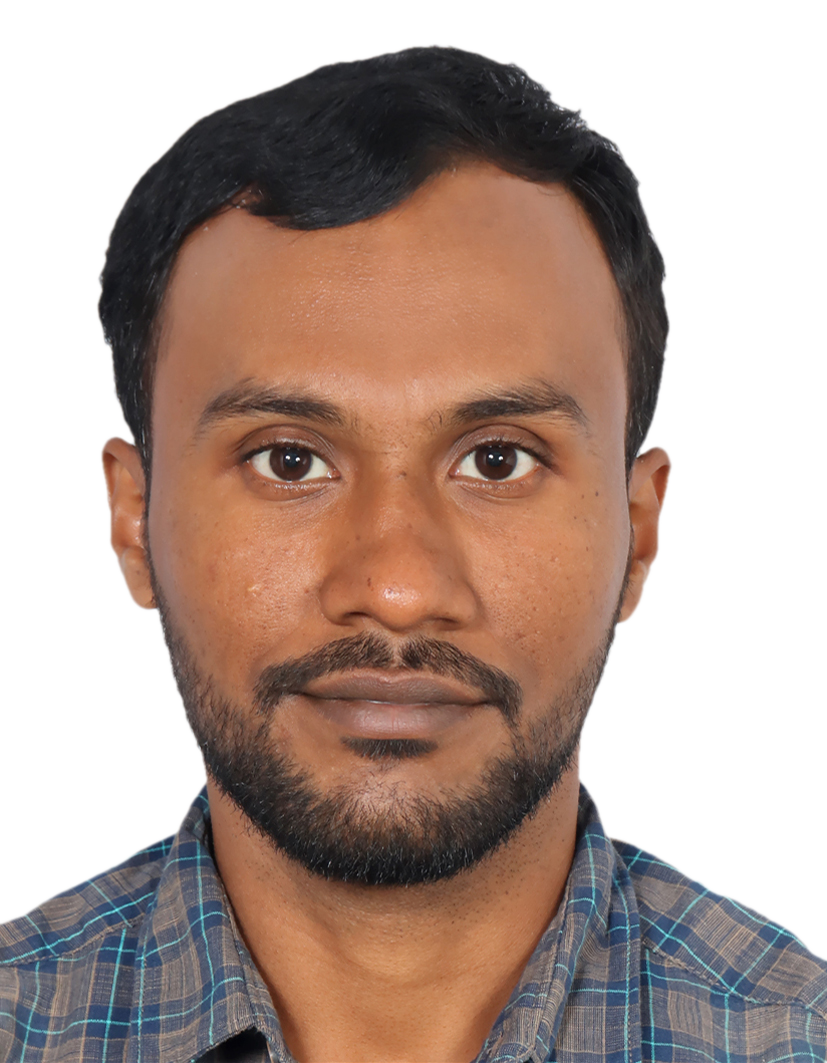
#> input picture portrait-cutout.png, 827 x 1063 px
$ python -i ascii_portrait.py   (imports and definitions only)
#> lines starting #> are read from the running program, lines starting #| are printed output that depends on the picture
#> further down, picture is the input picture: PIL image 827x1063 RGBA; mean R, G, B, A 178.7, 158.2, 149.1, 156.3
#!/usr/bin/env python3
"""Bake the hero portrait photo into the density grid the page renders from.

Run this after changing SOURCE or replacing the image it points at:

    python3 tools/ascii_portrait.py

Writes js/portrait-grid.js and prints an ASCII preview so the tuning constants
below can be adjusted by eye.
"""

import json
import sys
from pathlib import Path

import numpy as np
from PIL import Image, ImageDraw, ImageFilter, ImageFont

ROOT = Path(__file__).resolve().parent.parent
SOURCE = ROOT / "Arindam.jpg"
OUTPUT = ROOT / "js" / "portrait-grid.js"
# Background-free copy of SOURCE, shown as the dark theme's hero.
CUTOUT = ROOT / "portrait-cutout.png"

# Logical grid. Monospace cells are roughly 0.55 as wide as they are tall, so
# rows are derived from the image aspect corrected by that factor.
COLS = 112
# Must match the renderer, which sizes glyphs as min(cellH, cellW / 0.6): any
# lower and cells are taller than the glyph can fill, wasting vertical
# resolution. Keep the two in step.
CELL_ASPECT = 0.60

# Subject mask. Anything appreciably darker OR more colourful than the neutral
# backdrop is the subject; the backdrop is neither. Chroma is used only
# to decide subject-vs-background — never added to density, because skin is
# saturated and adding it flattens the shading that models the face.
MASK_LUMA = (0.16, 0.34)
MASK_CHROMA = (0.10, 0.22)

# Tone comes from luminance alone. These two constants are IMAGE-SPECIFIC —
# re-check them in the preview whenever SOURCE changes.
#
# The percentiles are taken over the masked subject, not the whole frame, and
# WHICH of the two is right depends on the backdrop. This photo is shot against
# paper-white — luma is exactly 1.0 and chroma exactly 0.0 over 38% of the frame
# — so whole-image percentiles return 0.118–1.000. Pinning the bright end to
# white drives the entire face into the dark half of the range: it comes out a
# flat mass with no modelling, and the shirt a solid slab. Over the subject the
# same percentiles give 0.104–0.631 and the face reads.
#
# A photo shot against a *light-grey wall* flips this back, and the previous
# source was one: there the wall leaks into the chroma mask, the "subject" spans
# the full 0–1 anyway, and normalising over it does nothing. If you swap in such
# an image and the face goes flat, try the whole frame — `np.percentile(luma, …)`.
TONE_CLIP = (4.0, 96.0)
TONE_GAMMA = 0.9

# Minimum ink for anything inside the mask, so the subject's lightest areas —
# forehead, cheeks — stay present instead of dissolving into the backdrop. This
# is the single dial for "how visible is the subject at its lightest"; raising it
# lifts them without touching the background, whose mask is ~0. It mattered more
# for a pale-shirted subject than it does here; lower it toward 0.12 if the face
# reads too heavy.
FLOOR = 0.22

# Column is treated as holding subject when above this share of the densest one.
INK_THRESHOLD = 0.06

LEVELS = 64
ALPHABET = "0123456789ABCDEFGHIJKLMNOPQRSTUVWXYZabcdefghijklmnopqrstuvwxyz+-"

# Everything the pool may be drawn from, filtered below by measured ink coverage.
CANDIDATES = ("abcdefghijklmnopqrstuvwxyz"
              "ABCDEFGHIJKLMNOPQRSTUVWXYZ"
              "0123456789"
              ".,:;'\"`^~-_+=<>*#%@$&/\\|()[]{}?!")
# The browser draws every cell from ONE pool and lets opacity carry the tone,
# rather than picking a heavier glyph for darker cells. Glyph weight can't convey
# darkness and stay varied: ink coverage spans only 0.0107–0.1421, so the darkest
# cells would be stuck with `N B @ M W` — no lowercase, no small digits.
#
# Members are taken from a mid-coverage band so they all lay down near-identical
# ink. That is what makes a uniform random pick safe: swapping one glyph for
# another doesn't shift the cell's brightness.
POOL_BAND = 0.35  # fraction of the coverage range to keep, centred
# Members must also SPREAD their ink, not just have the right amount of it: a
# glyph like `|` packs it into a thin bar and reads as a directional streak
# rather than even tone. Minimum share of the cell box the ink must span.
POOL_MIN_SPREAD = 0.45
MONO_FONT = "/System/Library/Fonts/Menlo.ttc"
FALLBACK_POOL = "=><|?ilc[]vLjz7x*t{}fsTJY1CunyFI2oe3wVhk%5Za4SXP$E"
FALLBACK_WEIGHTS = [1.0] * len(FALLBACK_POOL)

# Tone in the terminal preview only — see preview().
PREVIEW_RAMP = " .:-=+*#%@"

# [1 line not run here, left out]


# [48 lines left out: function build_pool, not called in this run]


def smoothstep(x, edge0, edge1):
    t = np.clip((x - edge0) / (edge1 - edge0), 0.0, 1.0)
    return t * t * (3.0 - 2.0 * t)


def build_grid(image):
    # Crisp the eye and mouth edges before the downsample averages them away.
    image = image.filter(ImageFilter.UnsharpMask(radius=3, percent=90, threshold=2))
    a = np.asarray(image, dtype=np.float32) / 255.0

    luma = 0.2126 * a[..., 0] + 0.7152 * a[..., 1] + 0.0722 * a[..., 2]
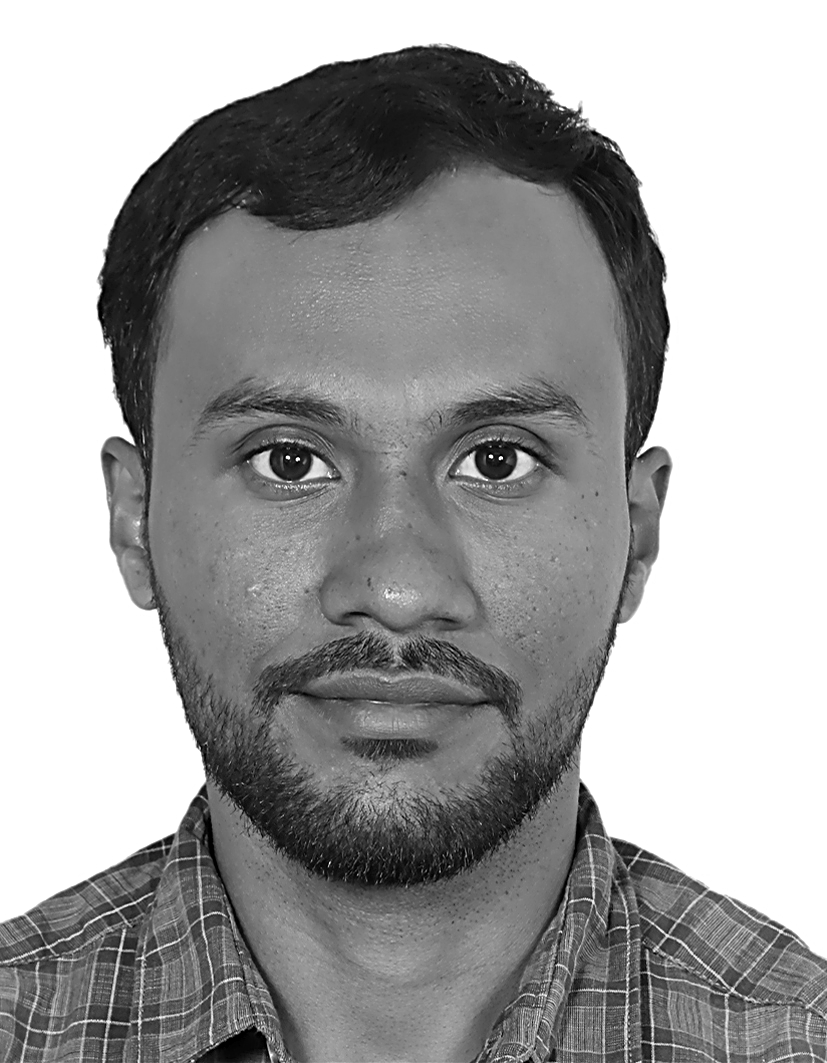
#> luma: shape (1063, 827) float32; min 0, max 1, mean 0.634
    top = a.max(axis=2)
    chroma = np.where(top > 0, (top - a.min(axis=2)) / np.maximum(top, 1e-6), 0.0)
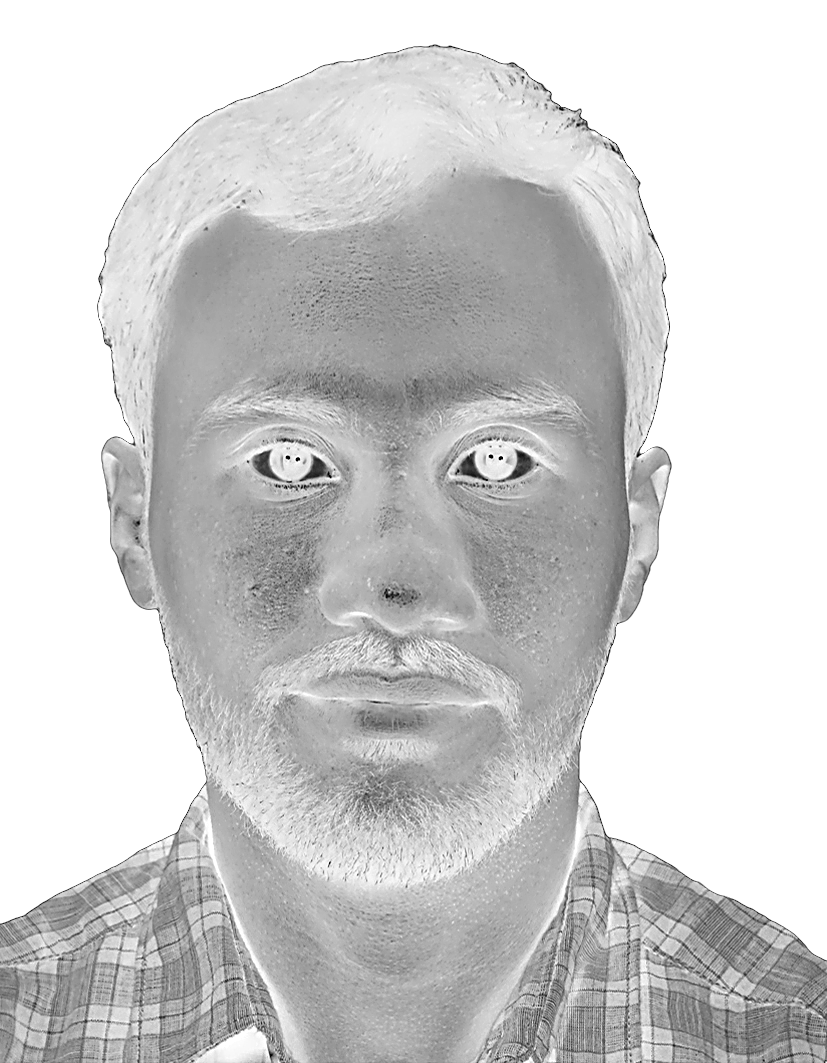
#> chroma: shape (1063, 827) float32; min 0, max 1, mean 0.811

    mask = np.maximum(smoothstep(1.0 - luma, *MASK_LUMA),
                      smoothstep(chroma, *MASK_CHROMA))
#> in smoothstep, `t = np.clip((x - edge0) / (edge1 - edge0), 0.0, 1.0)`:
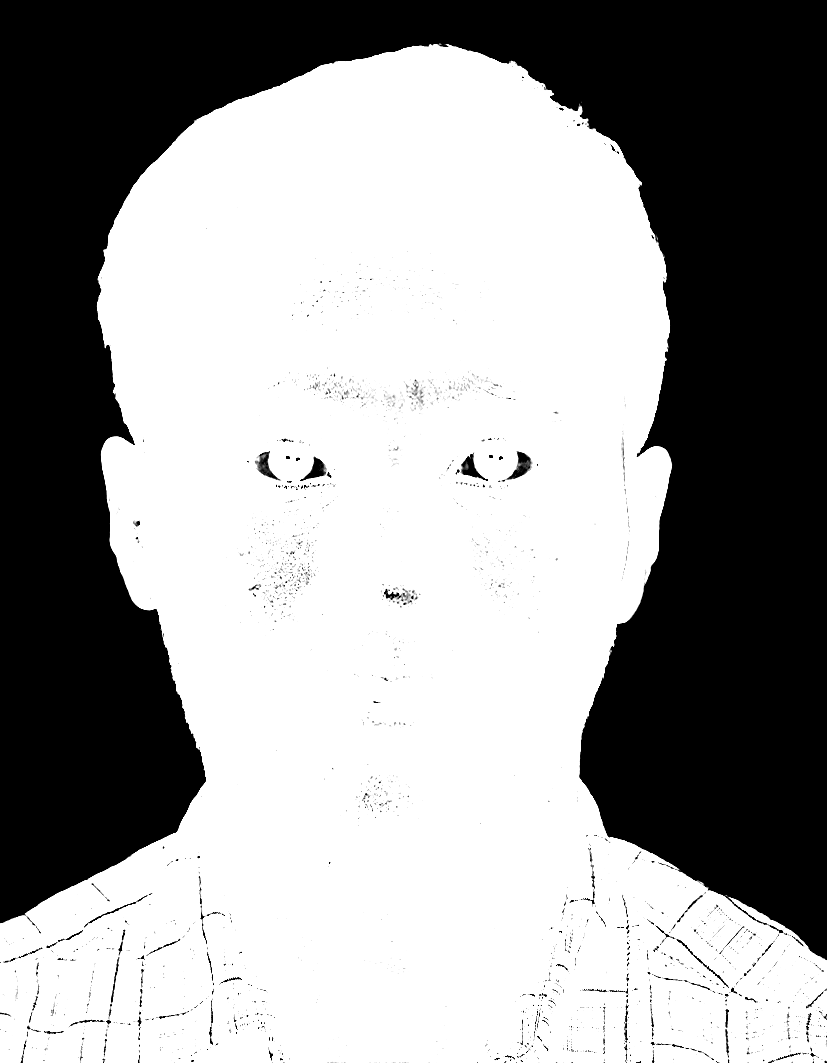
#> t: shape (1063, 827) float32; min 0, max 1, mean 0.61
    # Despeckle so the backdrop gradient doesn't sparkle.
    mask = np.asarray(
        Image.fromarray((mask * 255).astype(np.uint8)).filter(ImageFilter.MedianFilter(7)),
        dtype=np.float32,
    ) / 255.0

    # Fall back to the whole frame if the mask caught nothing, so a badly tuned
    # MASK_* pair fails as a washed-out preview rather than an empty-slice error.
    subject = luma[mask > 0.5]
    lo, hi = np.percentile(subject if subject.size else luma, TONE_CLIP)
#> lo = 0.118; hi = 1
    tone = np.clip((hi - luma) / max(hi - lo, 1e-6), 0.0, 1.0) ** TONE_GAMMA
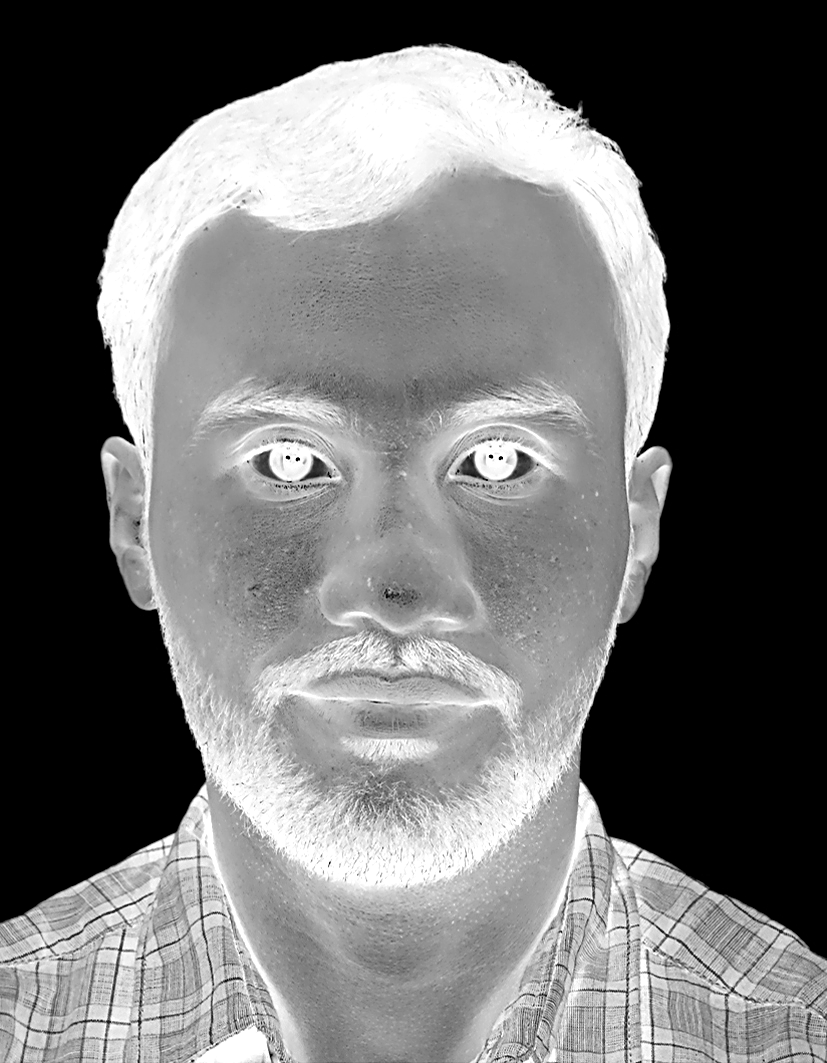
#> tone: shape (1063, 827) float32; min 0, max 1, mean 0.429
    density = mask * (FLOOR + (1.0 - FLOOR) * tone)
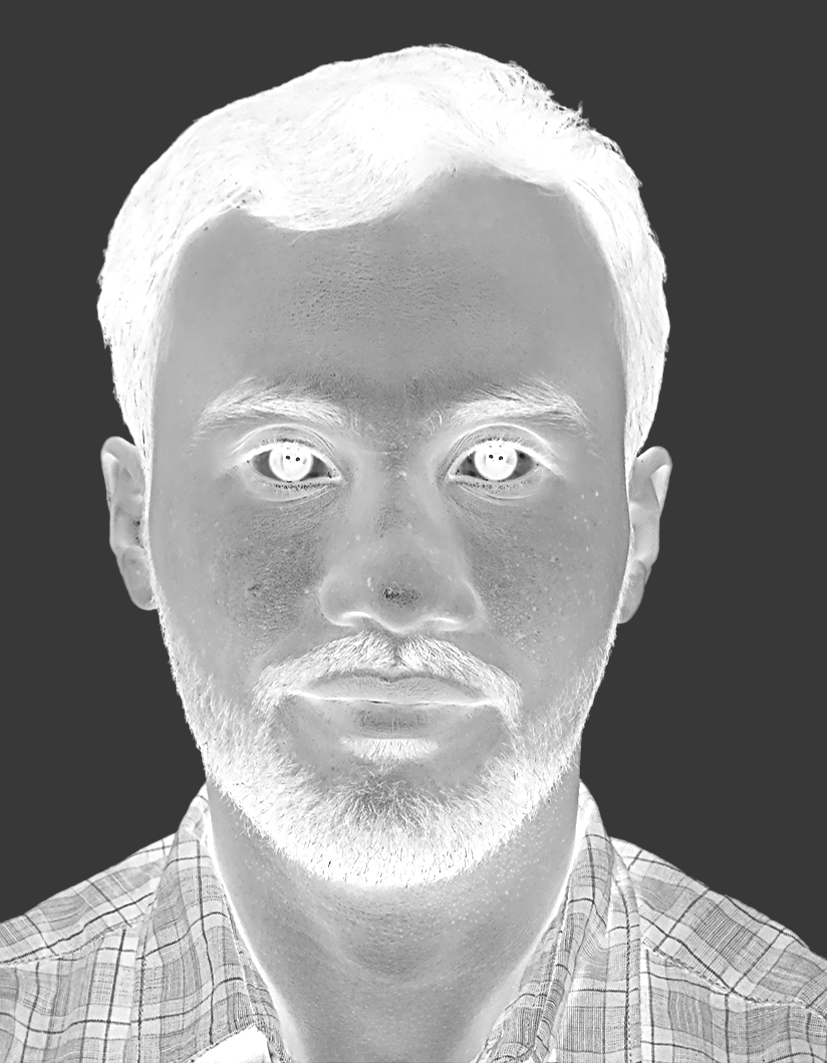
#> density: shape (1063, 827) float32; min 0.0943, max 1, mean 0.555

    # Average the full-resolution density into cells, so fine structure that a
    # downsample-then-measure order would lose still reaches the grid.
    rows = max(1, round(COLS * (image.height / image.width) * CELL_ASPECT))
#> rows = 86
    cells = np.asarray(
        Image.fromarray((density * 255).astype(np.uint8))
        .resize((COLS, rows), Image.Resampling.BOX),
        dtype=np.float32,
    ) / 255.0
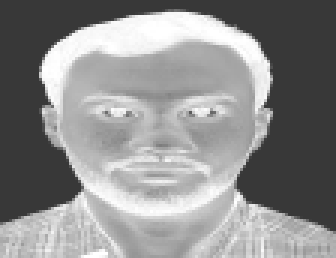
#> cells: shape (86, 112) float32 (shown 3 times larger); min 0.22, max 1, mean 0.554

    # No floor subtraction here. It used to rescale by (cells - FLOOR*0.8) to
    # keep the backdrop clean, but the backdrop is already ~0 — its mask is ~0,
    # and density is mask-multiplied. All the subtraction did was cancel FLOOR,
    # dropping the shirt to roughly the background's own brightness.
    cells = np.clip(cells, 0.0, 1.0)
    return COLS, rows, centre_horizontally(cells), mask


def centre_horizontally(cells):
    """Even out the empty gutters either side of the subject.

    A subject sitting off-centre — the previous source sat hard against the right
    edge with a quarter of the width empty on the left — leaves the renderer's
    edge fade eating into one shoulder while the other side is blank. Shift the
    content by half the difference and pad the vacated columns, which re-centres
    without cropping any of the subject or resizing the frame.

    The current source is already centred, so this computes a shift of 0 and
    returns unchanged. Kept for the next swap, which may not be.
    """
    rows, cols = cells.shape
#> rows = 86; cols = 112
    column = cells.sum(axis=0)
#> column = 112 values, max 63.1 at index 46, min 22.9 at index 111, mean 47.62
    inked = np.where(column > column.max() * INK_THRESHOLD)[0]
#> inked = 112 values from 0 to 111
    if inked.size == 0:
        return cells

    shift = (int(inked[0]) - (cols - 1 - int(inked[-1]))) // 2
#> shift = 0
    if shift == 0:
        return cells

    out = np.zeros_like(cells)
    if shift > 0:                       # subject sits right — move it left
        out[:, :cols - shift] = cells[:, shift:]
    else:                               # subject sits left — move it right
        out[:, -shift:] = cells[:, :cols + shift]
    return out


# [104 lines left out: functions write_cutout, preview, main, not called in this run]


# [2 lines not run here, left out]

>>> from PIL import Image
>>> picture = Image.open('../portrait-cutout.png')
>>> result = build_grid(picture)
